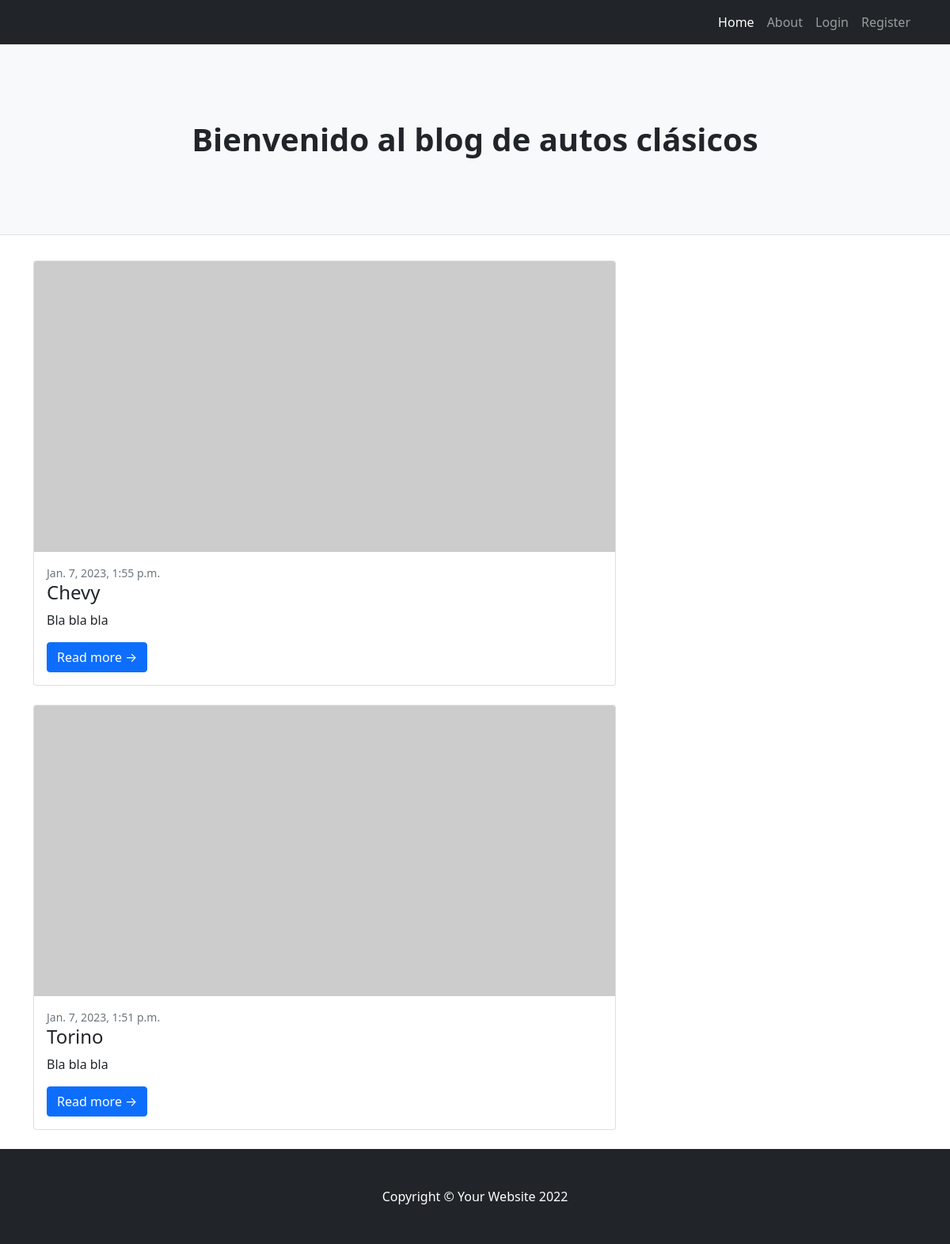
/blog/allpost, run on an earlier commit of the app's database.
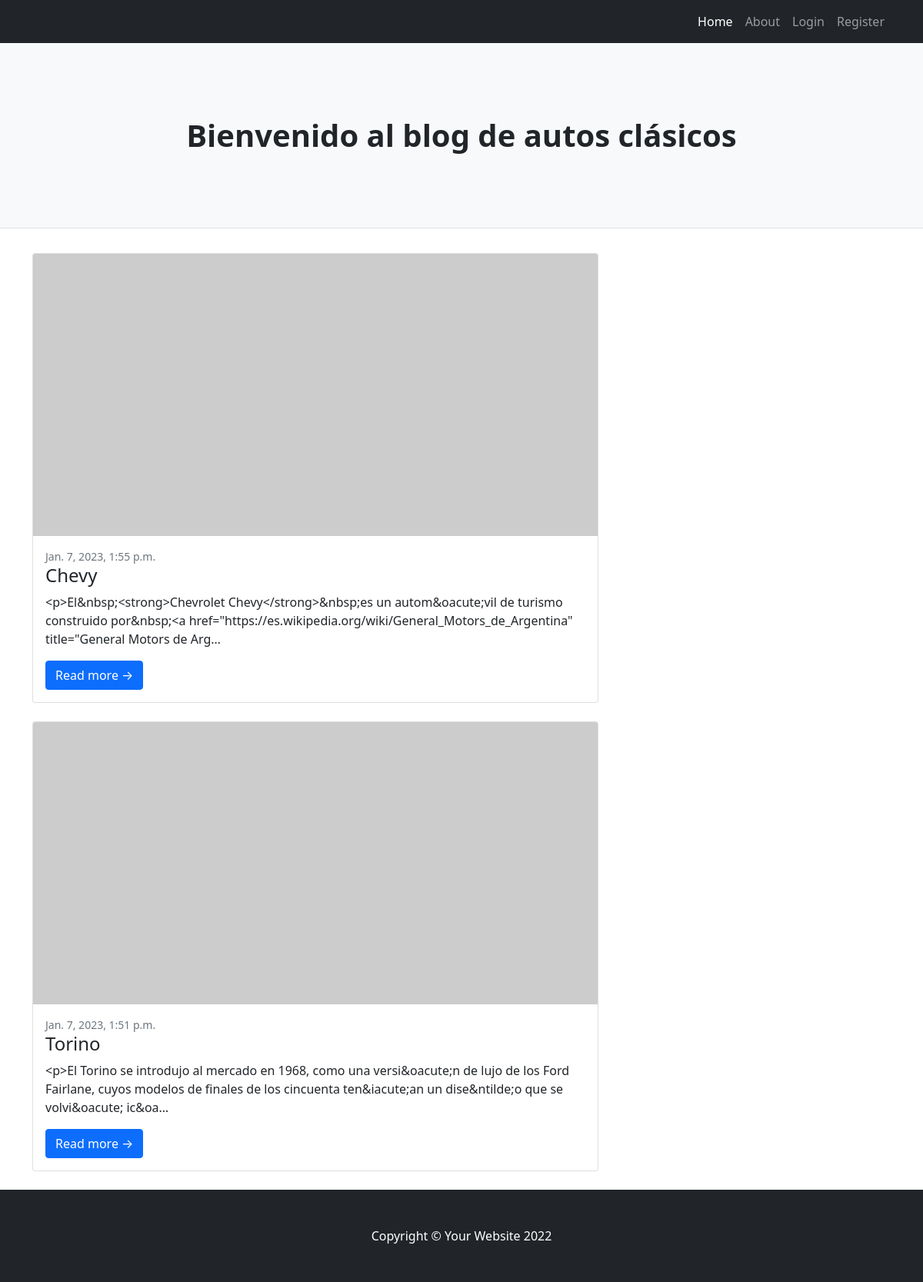
And on a later commit of the database.
### blog/models.py (models this page shows, shortened)
class Post(models.Model):
    class PostObjects(models.Manager):
        def get_queryset(self):
            return super().get_queryset().filter(status="published")
    OPTIONS= (("draft", "Draft"),("published","Published"))
    category=models.ForeignKey(Category, on_delete=models.PROTECT, default=1)
    title=models.CharField(max_length=255)
    excerpt=models.TextField()
    content=models.TextField()
    slug=models.SlugField(max_length=250, unique_for_date="published", null=False, unique=True)
    published=models.DateTimeField(default=timezone.now)
    author=models.CharField(max_length=30)
    status= models.CharField(max_length=10, choices=OPTIONS , default="draft")
    objects= models.Manager()
    postobjects=PostObjects()
    class Meta:
        ordering= ("-published",)

### blog/views.py (the view)
# urls.py: path('allpost', BlogHomePageView.as_view(), name="allpost"),
class BlogHomePageView(TemplateView):
    template_name= "blog/allpost.html"
    def get_context_data(self, **kwargs):
        context=super().get_context_data(**kwargs)
        context["posts"]= Post.postobjects.all()
        return context

### blog/templates/blog/allpost.html
{% extends 'blog/base.html' %}
{% block content %}
{% for post in posts %}
<div class="card mb-4">
    <a href="{% url 'blog:post-detail' slug=post.slug %}"><img class="card-img-top" src="https://dummyimage.com/700x350/dee2e6/6c757d.jpg" alt="..." /></a>
    <div class="card-body">
        <div class="small text-muted">{{ post.published }}</div>
        <h2 class="card-title h4">{{ post.title }}</h2>
        <p class="card-text">{{ post.content|truncatechars:200}}</p>
        <a class="btn btn-primary" href="{% url 'blog:post-detail' slug=post.slug %}">Read more →</a>
    </div>
</div>
{% endfor %}
{% endblock content %}

What changed in the data, as far as the page shows it:
changed Post "Chevy": content "Bla bla bla" → "<p>El&nbsp;<strong>Chevrolet Chevy</strong>&nbsp;es un autom&oacute;vil de turismo construido por&nbsp;<a href=\"https://es.wikipedia.org/wiki/General_Motors_de_Argentina\" title=\"General Motors de Arg…"
changed Post "Torino": content "Bla bla bla" → "<p>El Torino se introdujo al mercado en 1968, como una versi&oacute;n de lujo de los Ford Fairlane, cuyos modelos de finales de los cincuenta ten&iacute;an un dise&ntilde;o que se volvi&oacute; ic&oa…"
